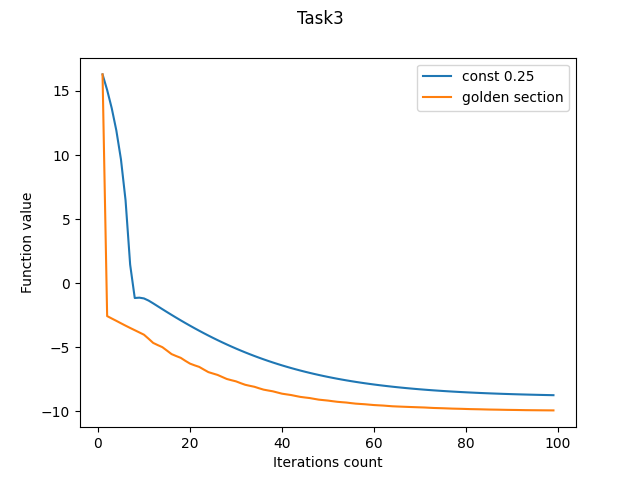

Write the Python code that produced this figure.
import matplotlib.pyplot as plt
import numpy as np


def f(xs):
    return 5 * np.log(1 + xs[0] ** 2) + 10 * np.sin(xs[1] / 10)


def grad(xs):
    return np.array([10 * xs[0] / (1 + xs[0] ** 2), np.cos(xs[1] / 10)])


def golden_section(func, l, r):
    eps = 1e-1
    phi = (1 + np.sqrt(5)) / 2
    point_l = l
    point_r = r
    while point_r - point_l > eps:
        fraction = (point_r - point_l) / phi
        new_l = point_r - fraction
        new_r = point_l + fraction
        f_new_l = golden_section_borders.get(new_l, None)
        f_new_r = golden_section_borders.get(new_r, None)
        if not f_new_l:
            f_new_l = func(new_l)
            golden_section_borders[new_l] = f_new_l
        if not f_new_r:
            f_new_r = func(new_r)
            golden_section_borders[new_r] = f_new_r
        if f_new_l > f_new_r:
            point_l = new_l
        else:
            point_r = new_r
    return (point_l + point_r) / 2


def golden_section_step_func(_0, point, vector):
    def point_value(alpha):
        return f(point - alpha * vector)

    alpha = 1.0
    origin_value = point_value(0)
    alpha_value = point_value(alpha)
    if origin_value > alpha_value:
        for i in range(10):
            alpha *= 2
            next_alpha_value = point_value(alpha)
            if next_alpha_value > alpha_value:
                break
            alpha_value = next_alpha_value
    global golden_section_borders
    global func_calls_count
    func_calls_count = func_calls_count + len(golden_section_borders)
    golden_section_borders = {}
    return golden_section(point_value, 0.0, alpha)


def gradient_descent(step_func):
    epoch = 100
    point = np.array([-5, 0])
    points = []

    for i in range(1, epoch):
        vector = grad(point)
        next_point = point - step_func(i, point, vector) * np.array(vector)
        points.append([i, f(point)])
        point = next_point
    return points


golden_section_borders = {}
func_calls_count = 0

plots = []
plt.xlabel("Iterations count")
plt.ylabel("Function value")

for learning_rate, label in [
    [(lambda iter, _0, _1: 0.25), "const 0.25"],
    [golden_section_step_func, "golden section"]
]:
    points = gradient_descent(learning_rate)
    points = np.array(points).T
    plots.append(plt.plot(points[0], points[1], label=label)[0])

print("Function calls for const: " + str(99))
print("Function calls for golden section: " + str(func_calls_count))

plt.suptitle('Task3')
plt.legend(handles=plots)
plt.savefig('task3.png')


